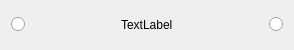
<?xml version="1.0" encoding="UTF-8"?>
<ui version="4.0">
 <class>Form</class>
 <widget class="QWidget" name="Form">
  <property name="geometry">
   <rect>
    <x>0</x>
    <y>0</y>
    <width>294</width>
    <height>50</height>
   </rect>
  </property>
  <property name="sizePolicy">
   <sizepolicy hsizetype="Preferred" vsizetype="Fixed">
    <horstretch>0</horstretch>
    <verstretch>0</verstretch>
   </sizepolicy>
  </property>
  <property name="windowTitle">
   <string>Form</string>
  </property>
  <layout class="QHBoxLayout" name="horizontalLayout_2">
   <item>
    <widget class="NodeWidget" name="inputRadioButton">
     <property name="sizePolicy">
      <sizepolicy hsizetype="Fixed" vsizetype="Fixed">
       <horstretch>0</horstretch>
       <verstretch>0</verstretch>
      </sizepolicy>
     </property>
     <property name="text">
      <string/>
     </property>
     <property name="checkable">
      <bool>true</bool>
     </property>
     <property name="autoExclusive">
      <bool>false</bool>
     </property>
    </widget>
   </item>
   <item>
    <spacer name="horizontalSpacer">
     <property name="orientation">
      <enum>Qt::Horizontal</enum>
     </property>
     <property name="sizeType">
      <enum>QSizePolicy::MinimumExpanding</enum>
     </property>
     <property name="sizeHint" stdset="0">
      <size>
       <width>59</width>
       <height>20</height>
      </size>
     </property>
    </spacer>
   </item>
   <item>
    <widget class="QLabel" name="label">
     <property name="text">
      <string>TextLabel</string>
     </property>
    </widget>
   </item>
   <item>
    <spacer name="horizontalSpacer_2">
     <property name="orientation">
      <enum>Qt::Horizontal</enum>
     </property>
     <property name="sizeType">
      <enum>QSizePolicy::MinimumExpanding</enum>
     </property>
     <property name="sizeHint" stdset="0">
      <size>
       <width>40</width>
       <height>20</height>
      </size>
     </property>
    </spacer>
   </item>
   <item>
    <widget class="NodeWidget" name="outputRadioButton">
     <property name="sizePolicy">
      <sizepolicy hsizetype="Fixed" vsizetype="Fixed">
       <horstretch>0</horstretch>
       <verstretch>0</verstretch>
      </sizepolicy>
     </property>
     <property name="text">
      <string/>
     </property>
     <property name="checkable">
      <bool>true</bool>
     </property>
     <property name="autoExclusive">
      <bool>false</bool>
     </property>
    </widget>
   </item>
   <item>
    <layout class="QHBoxLayout" name="horizontalLayout"/>
   </item>
  </layout>
 </widget>
 <customwidgets>
  <customwidget>
   <class>NodeWidget</class>
   <extends>QRadioButton</extends>
   <header>proto</header>
  </customwidget>
 </customwidgets>
 <resources/>
 <connections/>
</ui>
